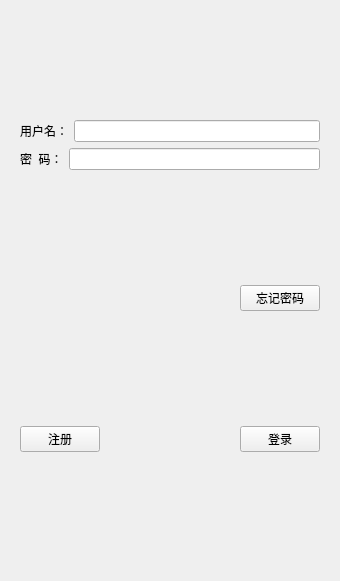
<?xml version="1.0" encoding="UTF-8"?>
<ui version="4.0">
 <class>Login</class>
 <widget class="QWidget" name="Login">
  <property name="geometry">
   <rect>
    <x>0</x>
    <y>0</y>
    <width>340</width>
    <height>581</height>
   </rect>
  </property>
  <property name="windowTitle">
   <string>Form</string>
  </property>
  <layout class="QVBoxLayout" name="verticalLayout_3">
   <item>
    <widget class="QWidget" name="widget" native="true">
     <layout class="QHBoxLayout" name="horizontalLayout_4">
      <item>
       <layout class="QVBoxLayout" name="verticalLayout_2">
        <item>
         <layout class="QVBoxLayout" name="verticalLayout">
          <item>
           <spacer name="verticalSpacer_4">
            <property name="orientation">
             <enum>Qt::Vertical</enum>
            </property>
            <property name="sizeHint" stdset="0">
             <size>
              <width>20</width>
              <height>40</height>
             </size>
            </property>
           </spacer>
          </item>
          <item>
           <widget class="QLabel" name="label_3">
            <property name="text">
             <string/>
            </property>
            <property name="pixmap">
             <pixmap resource="rc.qrc">:/res/ice.png</pixmap>
            </property>
            <property name="scaledContents">
             <bool>false</bool>
            </property>
            <property name="alignment">
             <set>Qt::AlignCenter</set>
            </property>
           </widget>
          </item>
          <item>
           <spacer name="verticalSpacer_2">
            <property name="orientation">
             <enum>Qt::Vertical</enum>
            </property>
            <property name="sizeHint" stdset="0">
             <size>
              <width>20</width>
              <height>40</height>
             </size>
            </property>
           </spacer>
          </item>
          <item>
           <layout class="QHBoxLayout" name="horizontalLayout">
            <item>
             <widget class="QLabel" name="label">
              <property name="text">
               <string>用户名：</string>
              </property>
             </widget>
            </item>
            <item>
             <widget class="QLineEdit" name="login_UserName_LD"/>
            </item>
           </layout>
          </item>
          <item>
           <layout class="QHBoxLayout" name="horizontalLayout_2">
            <item>
             <widget class="QLabel" name="label_2">
              <property name="text">
               <string>密  码：</string>
              </property>
             </widget>
            </item>
            <item>
             <widget class="QLineEdit" name="login_PassWord_LD"/>
            </item>
           </layout>
          </item>
         </layout>
        </item>
        <item>
         <spacer name="verticalSpacer_5">
          <property name="orientation">
           <enum>Qt::Vertical</enum>
          </property>
          <property name="sizeHint" stdset="0">
           <size>
            <width>20</width>
            <height>1</height>
           </size>
          </property>
         </spacer>
        </item>
        <item>
         <layout class="QHBoxLayout" name="horizontalLayout_5">
          <property name="topMargin">
           <number>0</number>
          </property>
          <item>
           <spacer name="horizontalSpacer_2">
            <property name="orientation">
             <enum>Qt::Horizontal</enum>
            </property>
            <property name="sizeHint" stdset="0">
             <size>
              <width>40</width>
              <height>20</height>
             </size>
            </property>
           </spacer>
          </item>
          <item>
           <widget class="QPushButton" name="login_ForgetPs_PB">
            <property name="text">
             <string>忘记密码</string>
            </property>
           </widget>
          </item>
         </layout>
        </item>
        <item>
         <spacer name="verticalSpacer">
          <property name="orientation">
           <enum>Qt::Vertical</enum>
          </property>
          <property name="sizeHint" stdset="0">
           <size>
            <width>20</width>
            <height>40</height>
           </size>
          </property>
         </spacer>
        </item>
        <item>
         <layout class="QHBoxLayout" name="horizontalLayout_3">
          <item>
           <widget class="QPushButton" name="login_Register_PB">
            <property name="text">
             <string>注册</string>
            </property>
           </widget>
          </item>
          <item>
           <spacer name="horizontalSpacer">
            <property name="orientation">
             <enum>Qt::Horizontal</enum>
            </property>
            <property name="sizeHint" stdset="0">
             <size>
              <width>40</width>
              <height>20</height>
             </size>
            </property>
           </spacer>
          </item>
          <item>
           <widget class="QPushButton" name="login_Login_PB">
            <property name="text">
             <string>登录</string>
            </property>
           </widget>
          </item>
         </layout>
        </item>
        <item>
         <spacer name="verticalSpacer_3">
          <property name="orientation">
           <enum>Qt::Vertical</enum>
          </property>
          <property name="sizeHint" stdset="0">
           <size>
            <width>20</width>
            <height>40</height>
           </size>
          </property>
         </spacer>
        </item>
       </layout>
      </item>
     </layout>
    </widget>
   </item>
  </layout>
 </widget>
 <resources>
  <include location="rc.qrc"/>
 </resources>
 <connections/>
</ui>
